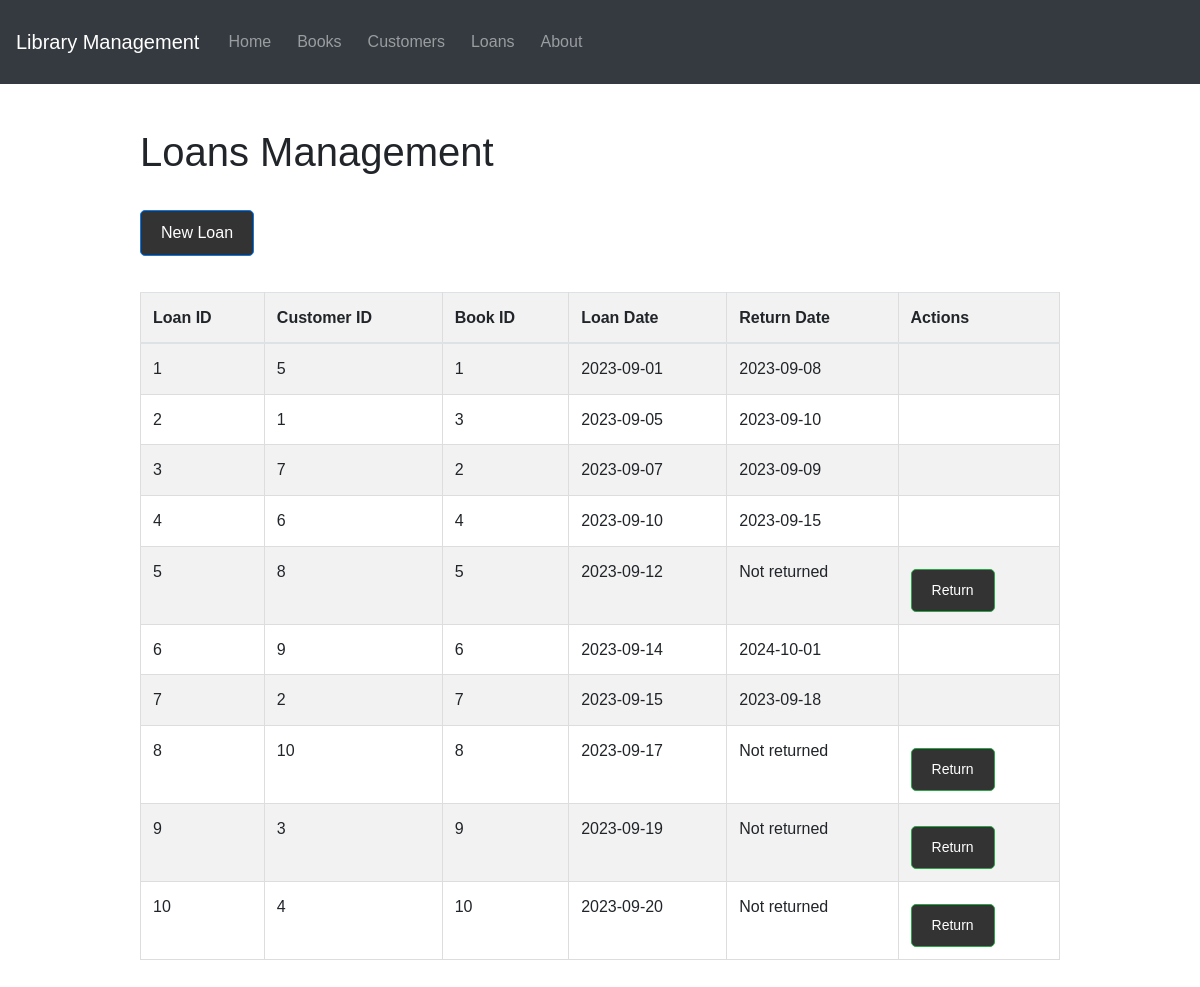
The app's page /web/loans with its own data.
### models.py (models this page shows)
class Loan(db.Model):
    loan_id = db.Column(db.Integer, primary_key=True)
    customer_id = db.Column(db.Integer, db.ForeignKey('customer.customer_id'), nullable=False)
    book_id = db.Column(db.Integer, db.ForeignKey('book.book_id'), nullable=False)
    loan_date = db.Column(db.Date, nullable=False, default=datetime.utcnow)
    return_date = db.Column(db.Date)
    customer = db.relationship('Customer', back_populates='loans')
    book = db.relationship('Book', back_populates='loans')

### routes.py (the view)
@app.route('/web/loans')
def web_loans():
    try:
        loans = Loan.query.all()
        return render_template('loans.html', loans=loans)
    except Exception as e:
        logger.error(f"Error in web_loans route: {str(e)}")
        return "An error occurred", 500

### templates/loans.html (shortened to what this page needs)
{% extends "base.html" %}
{% block content %}
<h1 class="mb-4">Loans Management</h1>
<button type="button" class="btn btn-primary mb-3" data-toggle="modal" data-target="#newLoanModal">
    New Loan
</button>
<table class="table table-striped">
    <thead>
        <tr>
            <th>Loan ID</th>
            <th>Customer ID</th>
            <th>Book ID</th>
            <th>Loan Date</th>
            <th>Return Date</th>
            <th>Actions</th>
        </tr>
    </thead>
    <tbody>
        {% for loan in loans %}
        <tr>
            <td>{{ loan.loan_id }}</td>
            <td>{{ loan.customer_id }}</td>
            <td>{{ loan.book_id }}</td>
            <td>{{ loan.loan_date }}</td>
            <td>{{ loan.return_date if loan.return_date else 'Not returned' }}</td>
            <td>
                {% if not loan.return_date %}
                <button onclick="returnBook({{ loan.loan_id }})" class="btn btn-success btn-sm">Return</button>
                {% endif %}
            </td>
        </tr>
        {% endfor %}
    </tbody>
</table>
{% endblock %}

### static/css/style.css (style rules this page uses)
body { font-family: Arial, sans-serif; line-height: 1.6; margin: 0; padding: 0; }
table { width: 100%; border-collapse: collapse; margin-top: 20px; }
table, th, td { border: 1px solid #ddd; }
th, td { padding: 12px; text-align: left; }
th { background-color: #f2f2f2; }
.btn { display: inline-block; background: #333; color: #fff; padding: 10px 20px; text-decoration: none; border-radius: 5px; margin-top: 10px; }

### records on screen
Loan: loan_id "1", customer_id "5", book_id "1", loan_date "2023-09-01", return_date "2023-09-08"
Loan: loan_id "2", customer_id "1", book_id "3", loan_date "2023-09-05", return_date "2023-09-10"
Loan: loan_id "3", customer_id "7", book_id "2", loan_date "2023-09-07", return_date "2023-09-09"
Loan: loan_id "4", customer_id "6", book_id "4", loan_date "2023-09-10", return_date "2023-09-15"
Loan: loan_id "5", customer_id "8", book_id "5", loan_date "2023-09-12", return_date "Not returned"
Loan: loan_id "6", customer_id "9", book_id "6", loan_date "2023-09-14", return_date "2024-10-01"
Loan: loan_id "7", customer_id "2", book_id "7", loan_date "2023-09-15", return_date "2023-09-18"
Loan: loan_id "8", customer_id "10", book_id "8", loan_date "2023-09-17", return_date "Not returned"
Loan: loan_id "9", customer_id "3", book_id "9", loan_date "2023-09-19", return_date "Not returned"
Loan: loan_id "10", customer_id "4", book_id "10", loan_date "2023-09-20", return_date "Not returned"
